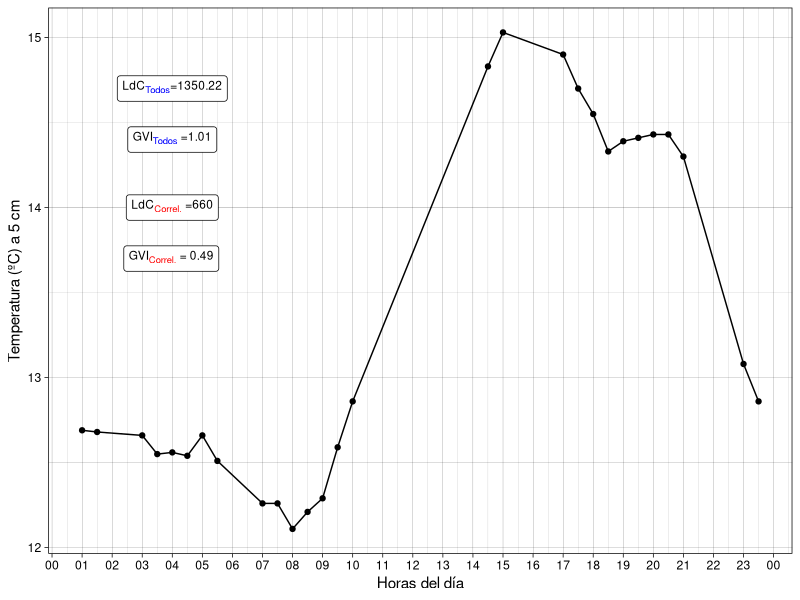
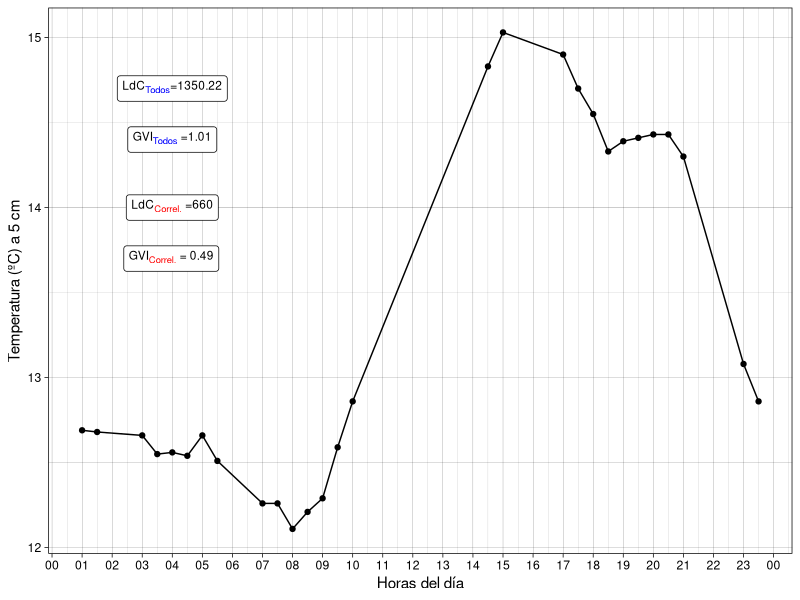

Here is the R script that generated these plots, in order:
# Cargamos librerias, datos y la funcion ----

library(tidyr)
library(dplyr)
library(ggplot2)
library(ggtext)

x <- read.csv("datos_prueba/temp_soil.csv", header = T, sep = ";", dec = ",",
              colClasses = c("character", "numeric", "numeric", "numeric"))

x <- gather(x, key = "depth_level", value = "temp", 2:4)

long.curve <- function(col.variable, 
                       col.time,
                       convert.toDate = FALSE,
                       format.date,
                       time.measure,
                       units.time,
                       include.all = FALSE, 
                       cal.GVI = FALSE){
  # Primer paso ----
  ## Si hace falta, transformar la fecha en el formato deseado
  if(convert.toDate == T){
    col.time <- lubridate::as_datetime(col.time, 
                                       format = format.date)
  }
  
  # Segundo paso ----
  ## Ordenar los datos de más antiguo a más reciente
  if(is.unsorted(col.time)){ # Importante comprobar antes si estan o no ordenados
    indices <- order(col.time) # Ordenamos la variable tiempo y almacenamos los índices en un nuevo vector
    col.time <- col.time[indices] # Actualizamos la variable tiempo
    
    col.variable <- col.variable[indices] # Ordenamos también la variable de interés, para que mantener el dataset inicial
    rm(indices)  
  }
  
  # Tercer paso ----
  ## Determinar si incluimos todos los segmentos en el cálculo o no
  if(include.all == T){
    values <- c()
    indexs <- seq(1, length(col.variable) - 1, 1)
    
    for(i in indexs){
      
      dif.variable <- col.variable[i + 1] - col.variable[i]
      dif.time <- as.numeric(difftime(col.time[i + 1], col.time[i], units = units.time))
      values[i] <- sqrt(dif.time^2 + dif.variable^2)
    }
    longitudCurva <- sum(values, na.rm = T)
    rm(values, dif.variable, dif.time, i)
    
    if(cal.GVI == T){
      dif.variable <- col.variable[length(col.variable)] - col.variable[1]
      dif.time <- as.numeric(difftime(col.time[length(col.time)], col.time[1], units = units.time))
      value <- sqrt(dif.time^2 + dif.variable^2)
      
      print(longitudCurva/value)
    } else {
      print(longitudCurva)
    }
    
  } else {
    values <- c()
    indexs <- seq(1, length(col.variable) - 1, 1)
    
    for(i in indexs){
      dif.time <- as.numeric(difftime(col.time[i + 1], col.time[i], units = units.time))
      
      if(time.measure == dif.time){
        dif.variable <- col.variable[i + 1] - col.variable[i]
        values[i] <- sqrt(dif.time^2 + dif.variable^2)
      } else {
        next
      }
    }
    longitudCurva <- sum(values, na.rm = T)
    rm(values, dif.variable, dif.time, i)
    
    if(cal.GVI == T){
      dif.variable <- col.variable[length(col.variable)] - col.variable[1]
      dif.time <- as.numeric(difftime(col.time[length(col.time)], col.time[1], units = units.time))
      value <- sqrt(dif.time^2 + dif.variable^2)
      
      print(longitudCurva/value)
    } else {
      print(longitudCurva)
    }
  }
}

# Ejemplo ----

x%>%
  group_by(depth_level)%>%
  summarise(lcd = long.curve(col.variable = temp,
                             col.time = Fecha,
                             convert.toDate = F,
                             format.date = "%Y-%m-%d %H:%M:%S",
                             time.measure = 30,
                             units.time = "mins",
                             include.all = T,
                             cal.GVI = T)
            ) -> temp

x%>%
  filter(depth_level == "Prof.1")%>%
  ggplot(aes(x = lubridate::as_datetime(Fecha, format = "%Y-%m-%d %H:%M:%S"), y = temp))+
  geom_point()+
  geom_line(group = 1)+
  annotate(geom = "richtext",
           x = lubridate::as_datetime("25/11/2024 04:00:00",
                                      format = "%d/%m/%Y %H:%M:%S"),
           y = 14.7, label = "LdC<sub><span style='color:blue'>Todos</span></sub>=1350.22",
           size = 3)+
  annotate(geom = "richtext", 
           x = lubridate::as_datetime("25/11/2024 04:00:00", 
                                      format = "%d/%m/%Y %H:%M:%S"),
           y = 14.4, label = "GVI<sub><span style='color:blue'>Todos</span></sub> =1.01",
           size = 3)+
  annotate(geom = "richtext",
           x = lubridate::as_datetime("25/11/2024 04:00:00",
                                      format = "%d/%m/%Y %H:%M:%S"),
           y = 14, label = "LdC<sub><span style='color:red'>Correl.</span></sub> =660",
           size = 3)+
  annotate(geom = "richtext", 
           x = lubridate::as_datetime("25/11/2024 03:58:00", 
                                      format = "%d/%m/%Y %H:%M:%S"),
           y = 13.7, label = "GVI<sub><span style='color:red'>Correl.</span></sub> = 0.49",
           size = 3)+
  labs(x = "Horas del día", y = "Temperatura (ºC) a 5 cm")+
  scale_x_datetime(date_breaks = "hour", 
                   date_labels = "%H") +
  theme_linedraw()

ggsave("datos_prueba/Grafico_ejemplo.png")
